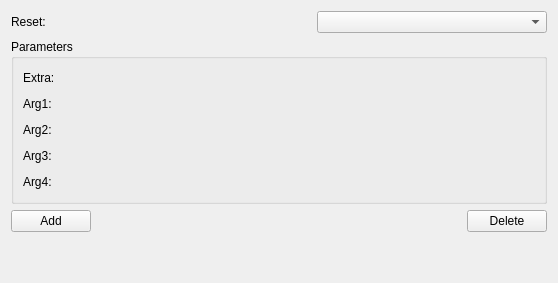
      <widget class="QWidget" name="resetdata">
       <attribute name="title">
        <string>Resets</string>
       </attribute>
       <layout class="QVBoxLayout">
        <item>
         <layout class="QHBoxLayout">
          <property name="margin">
           <number>0</number>
          </property>
          <item>
           <widget class="QLabel" name="label_91">
            <property name="minimumSize">
             <size>
              <width>300</width>
              <height>0</height>
             </size>
            </property>
            <property name="maximumSize">
             <size>
              <width>300</width>
              <height>16777215</height>
             </size>
            </property>
            <property name="text">
             <string>Reset:</string>
            </property>
           </widget>
          </item>
          <item>
           <widget class="QComboBox" name="resetNavigatorComboBox">
            <property name="sizePolicy">
             <sizepolicy hsizetype="Expanding" vsizetype="Fixed">
              <horstretch>0</horstretch>
              <verstretch>0</verstretch>
             </sizepolicy>
            </property>
            <property name="minimumSize">
             <size>
              <width>230</width>
              <height>0</height>
             </size>
            </property>
            <property name="focusPolicy">
             <enum>Qt::WheelFocus</enum>
            </property>
           </widget>
          </item>
         </layout>
        </item>
        <item>
         <widget class="QGroupBox" name="resetParametersBox">
          <property name="title">
           <string>Parameters</string>
          </property>
          <layout class="QVBoxLayout">
           <item>
            <layout class="QHBoxLayout">
             <property name="margin">
              <number>0</number>
             </property>
             <item>
              <widget class="QLabel" name="lResetExtra">
               <property name="minimumSize">
                <size>
                 <width>300</width>
                 <height>0</height>
                </size>
               </property>
               <property name="maximumSize">
                <size>
                 <width>300</width>
                 <height>16777215</height>
                </size>
               </property>
               <property name="text">
                <string>Extra:</string>
               </property>
              </widget>
             </item>
             <item>
              <spacer>
               <property name="orientation">
                <enum>Qt::Horizontal</enum>
               </property>
               <property name="sizeHint" stdset="0">
                <size>
                 <width>40</width>
                 <height>20</height>
                </size>
               </property>
              </spacer>
             </item>
            </layout>
           </item>
           <item>
            <layout class="QHBoxLayout">
             <property name="margin">
              <number>0</number>
             </property>
             <item>
              <widget class="QLabel" name="lResetArg1">
               <property name="minimumSize">
                <size>
                 <width>300</width>
                 <height>0</height>
                </size>
               </property>
               <property name="maximumSize">
                <size>
                 <width>300</width>
                 <height>16777215</height>
                </size>
               </property>
               <property name="text">
                <string>Arg1:</string>
               </property>
              </widget>
             </item>
             <item>
              <spacer>
               <property name="orientation">
                <enum>Qt::Horizontal</enum>
               </property>
               <property name="sizeHint" stdset="0">
                <size>
                 <width>40</width>
                 <height>20</height>
                </size>
               </property>
              </spacer>
             </item>
            </layout>
           </item>
           <item>
            <layout class="QHBoxLayout">
             <property name="margin">
              <number>0</number>
             </property>
             <item>
              <widget class="QLabel" name="lResetArg2">
               <property name="minimumSize">
                <size>
                 <width>300</width>
                 <height>0</height>
                </size>
               </property>
               <property name="maximumSize">
                <size>
                 <width>300</width>
                 <height>16777215</height>
                </size>
               </property>
               <property name="text">
                <string>Arg2:</string>
               </property>
              </widget>
             </item>
             <item>
              <spacer>
               <property name="orientation">
                <enum>Qt::Horizontal</enum>
               </property>
               <property name="sizeHint" stdset="0">
                <size>
                 <width>40</width>
                 <height>20</height>
                </size>
               </property>
              </spacer>
             </item>
            </layout>
           </item>
           <item>
            <layout class="QHBoxLayout">
             <property name="margin">
              <number>0</number>
             </property>
             <item>
              <widget class="QLabel" name="lResetArg3">
               <property name="minimumSize">
                <size>
                 <width>300</width>
                 <height>0</height>
                </size>
               </property>
               <property name="maximumSize">
                <size>
                 <width>300</width>
                 <height>16777215</height>
                </size>
               </property>
               <property name="text">
                <string>Arg3:</string>
               </property>
              </widget>
             </item>
             <item>
              <spacer>
               <property name="orientation">
                <enum>Qt::Horizontal</enum>
               </property>
               <property name="sizeHint" stdset="0">
                <size>
                 <width>40</width>
                 <height>20</height>
                </size>
               </property>
              </spacer>
             </item>
            </layout>
           </item>
           <item>
            <layout class="QHBoxLayout">
             <property name="margin">
              <number>0</number>
             </property>
             <item>
              <widget class="QLabel" name="lResetArg4">
               <property name="minimumSize">
                <size>
                 <width>300</width>
                 <height>0</height>
                </size>
               </property>
               <property name="maximumSize">
                <size>
                 <width>300</width>
                 <height>16777215</height>
                </size>
               </property>
               <property name="text">
                <string>Arg4:</string>
               </property>
              </widget>
             </item>
             <item>
              <spacer>
               <property name="orientation">
                <enum>Qt::Horizontal</enum>
               </property>
               <property name="sizeHint" stdset="0">
                <size>
                 <width>40</width>
                 <height>20</height>
                </size>
               </property>
              </spacer>
             </item>
            </layout>
           </item>
          </layout>
         </widget>
        </item>
        <item>
         <layout class="QHBoxLayout">
          <property name="margin">
           <number>0</number>
          </property>
          <item>
           <widget class="QPushButton" name="resetAddButton">
            <property name="focusPolicy">
             <enum>Qt::StrongFocus</enum>
            </property>
            <property name="text">
             <string>Add</string>
            </property>
           </widget>
          </item>
          <item>
           <spacer>
            <property name="orientation">
             <enum>Qt::Horizontal</enum>
            </property>
            <property name="sizeHint" stdset="0">
             <size>
              <width>40</width>
              <height>20</height>
             </size>
            </property>
           </spacer>
          </item>
          <item>
           <widget class="QPushButton" name="resetDeleteButton">
            <property name="focusPolicy">
             <enum>Qt::StrongFocus</enum>
            </property>
            <property name="text">
             <string>Delete</string>
            </property>
           </widget>
          </item>
         </layout>
        </item>
        <item>
         <spacer>
          <property name="orientation">
           <enum>Qt::Vertical</enum>
          </property>
          <property name="sizeHint" stdset="0">
           <size>
            <width>20</width>
            <height>40</height>
           </size>
          </property>
         </spacer>
        </item>
       </layout>
      </widget>
